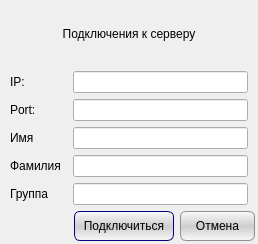
<?xml version="1.0" encoding="UTF-8"?>
<ui version="4.0">
 <class>DlgConnectToServer</class>
 <widget class="QDialog" name="DlgConnectToServer">
  <property name="geometry">
   <rect>
    <x>0</x>
    <y>0</y>
    <width>258</width>
    <height>244</height>
   </rect>
  </property>
  <property name="windowTitle">
   <string>Dialog</string>
  </property>
  <layout class="QVBoxLayout" name="verticalLayout">
   <property name="leftMargin">
    <number>3</number>
   </property>
   <property name="topMargin">
    <number>3</number>
   </property>
   <property name="rightMargin">
    <number>3</number>
   </property>
   <property name="bottomMargin">
    <number>3</number>
   </property>
   <item>
    <widget class="QLabel" name="label_3">
     <property name="text">
      <string>Подключения к серверу</string>
     </property>
     <property name="alignment">
      <set>Qt::AlignCenter</set>
     </property>
    </widget>
   </item>
   <item>
    <layout class="QHBoxLayout" name="horizontalLayout">
     <item>
      <widget class="QLabel" name="label">
       <property name="minimumSize">
        <size>
         <width>50</width>
         <height>0</height>
        </size>
       </property>
       <property name="maximumSize">
        <size>
         <width>50</width>
         <height>16777215</height>
        </size>
       </property>
       <property name="text">
        <string>IP:</string>
       </property>
      </widget>
     </item>
     <item>
      <widget class="QLineEdit" name="lineEditIP">
       <property name="maximumSize">
        <size>
         <width>175</width>
         <height>16777215</height>
        </size>
       </property>
      </widget>
     </item>
    </layout>
   </item>
   <item>
    <layout class="QHBoxLayout" name="horizontalLayout_2">
     <item>
      <widget class="QLabel" name="label_2">
       <property name="minimumSize">
        <size>
         <width>50</width>
         <height>0</height>
        </size>
       </property>
       <property name="maximumSize">
        <size>
         <width>50</width>
         <height>16777215</height>
        </size>
       </property>
       <property name="text">
        <string>Port:</string>
       </property>
      </widget>
     </item>
     <item>
      <widget class="QLineEdit" name="lineEditPort">
       <property name="maximumSize">
        <size>
         <width>175</width>
         <height>16777215</height>
        </size>
       </property>
      </widget>
     </item>
    </layout>
   </item>
   <item>
    <layout class="QHBoxLayout" name="horizontalLayout_5">
     <item>
      <widget class="QLabel" name="label_4">
       <property name="minimumSize">
        <size>
         <width>50</width>
         <height>0</height>
        </size>
       </property>
       <property name="maximumSize">
        <size>
         <width>50</width>
         <height>16777215</height>
        </size>
       </property>
       <property name="text">
        <string>Имя</string>
       </property>
      </widget>
     </item>
     <item>
      <widget class="QLineEdit" name="lineEditIP_2">
       <property name="maximumSize">
        <size>
         <width>175</width>
         <height>16777215</height>
        </size>
       </property>
      </widget>
     </item>
    </layout>
   </item>
   <item>
    <layout class="QHBoxLayout" name="horizontalLayout_6">
     <item>
      <widget class="QLabel" name="label_5">
       <property name="minimumSize">
        <size>
         <width>50</width>
         <height>0</height>
        </size>
       </property>
       <property name="maximumSize">
        <size>
         <width>50</width>
         <height>16777215</height>
        </size>
       </property>
       <property name="text">
        <string>Фамилия</string>
       </property>
      </widget>
     </item>
     <item>
      <widget class="QLineEdit" name="lineEditIP_3">
       <property name="maximumSize">
        <size>
         <width>175</width>
         <height>16777215</height>
        </size>
       </property>
      </widget>
     </item>
    </layout>
   </item>
   <item>
    <layout class="QHBoxLayout" name="horizontalLayout_7">
     <item>
      <widget class="QLabel" name="label_6">
       <property name="minimumSize">
        <size>
         <width>50</width>
         <height>0</height>
        </size>
       </property>
       <property name="maximumSize">
        <size>
         <width>50</width>
         <height>16777215</height>
        </size>
       </property>
       <property name="text">
        <string>Группа</string>
       </property>
      </widget>
     </item>
     <item>
      <widget class="QLineEdit" name="lineEditIP_4">
       <property name="maximumSize">
        <size>
         <width>175</width>
         <height>16777215</height>
        </size>
       </property>
      </widget>
     </item>
    </layout>
   </item>
   <item>
    <layout class="QHBoxLayout" name="horizontalLayout_4">
     <item>
      <spacer name="horizontalSpacer">
       <property name="orientation">
        <enum>Qt::Horizontal</enum>
       </property>
       <property name="sizeHint" stdset="0">
        <size>
         <width>40</width>
         <height>20</height>
        </size>
       </property>
      </spacer>
     </item>
     <item>
      <layout class="QHBoxLayout" name="horizontalLayout_3">
       <item>
        <widget class="QPushButton" name="pushButtonConnect">
         <property name="minimumSize">
          <size>
           <width>100</width>
           <height>30</height>
          </size>
         </property>
         <property name="maximumSize">
          <size>
           <width>100</width>
           <height>30</height>
          </size>
         </property>
         <property name="styleSheet">
          <string notr="true">QPushButton {
    border: 1px solid #8f8f91;
    border-radius: 6px;
	
	font: 75 10pt &quot;Consolas&quot;;
	background-color: qlineargradient(spread:reflect, x1:0, y1:0.510955, x2:0, y2:0, stop:0 rgba(205, 205, 205, 255), stop:1 rgba(250, 250, 250, 255));
}

QPushButton:pressed {
    background-color: qlineargradient(x1: 0, y1: 0, x2: 0, y2: 1,
                                      stop: 0 #dadbde, stop: 1 #f6f7fa);
}

QPushButton:flat {
    border: none; /* no border for a flat push button */
}

QPushButton:default {
    border-color: navy; /* make the default button prominent */
}</string>
         </property>
         <property name="text">
          <string>Подключиться</string>
         </property>
        </widget>
       </item>
       <item>
        <widget class="QPushButton" name="pushButtonClose">
         <property name="minimumSize">
          <size>
           <width>75</width>
           <height>30</height>
          </size>
         </property>
         <property name="maximumSize">
          <size>
           <width>75</width>
           <height>30</height>
          </size>
         </property>
         <property name="styleSheet">
          <string notr="true">QPushButton {
    border: 1px solid #8f8f91;
    border-radius: 6px;
	
	font: 75 10pt &quot;Consolas&quot;;
	background-color: qlineargradient(spread:reflect, x1:0, y1:0.510955, x2:0, y2:0, stop:0 rgba(205, 205, 205, 255), stop:1 rgba(250, 250, 250, 255));
}

QPushButton:pressed {
    background-color: qlineargradient(x1: 0, y1: 0, x2: 0, y2: 1,
                                      stop: 0 #dadbde, stop: 1 #f6f7fa);
}

QPushButton:flat {
    border: none; /* no border for a flat push button */
}

QPushButton:default {
    border-color: navy; /* make the default button prominent */
}</string>
         </property>
         <property name="text">
          <string>Отмена</string>
         </property>
        </widget>
       </item>
      </layout>
     </item>
    </layout>
   </item>
  </layout>
 </widget>
 <resources/>
 <connections/>
</ui>
